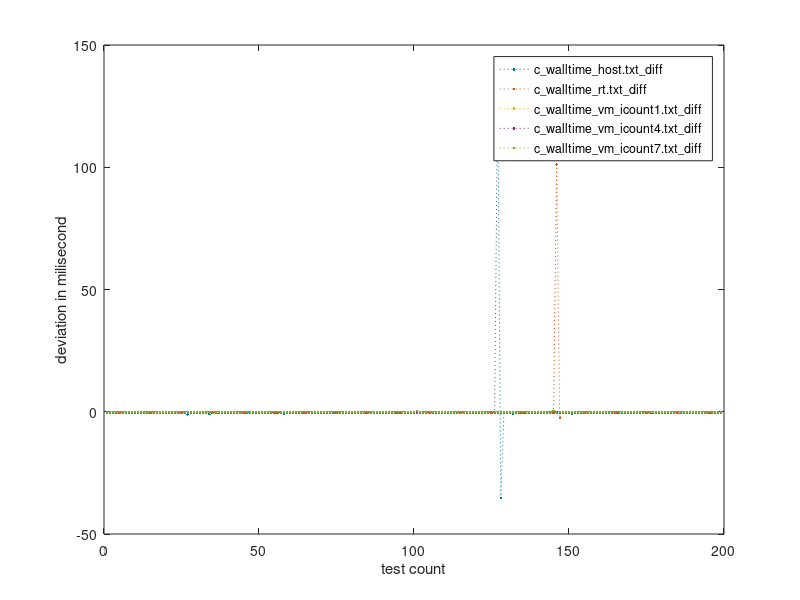

Write MATLAB code to recreate this figure.
y=[
-0.556248, -0.480130, -0.516746, -0.500826, -0.483712, -0.501224, -0.490180, -0.520726, -0.492170, -0.500130, -0.502816, -0.502319, -0.503314, -0.478837, -0.520627, -0.475056, -0.508886, -0.501324, -0.505503, -0.501821, -0.494259, -0.374859, -0.516846, -0.479235, -0.505901, -0.059841, -1.065789, -0.373566, -0.618436, -0.511672, -0.487891, -0.490279, 0.011501, -1.025292, -0.499931, -0.388988, -0.616147, -0.387098, -0.597839, -0.494956, -0.502219, -0.498239, -0.506100, -0.501324, -0.474956, -0.522617, -0.391575, -0.608088, -0.502219, -0.387695, -0.618137, -0.506299, -0.497543, -0.378541, -0.497941, -0.610973, -0.369187, -0.640823, -0.484409, -0.495652, -0.517144, -0.499135, -0.499234, -0.507493, -0.495354, -0.496946, -0.505901, -0.489981, -0.506199, -0.475951, -0.521622, -0.487394, -0.513861, -0.479533, -0.525701, -0.495354, -0.489185, -0.502319, -0.477245, -0.529084, -0.497045, -0.487394, -0.511871, -0.502816, -0.505105, -0.496548, -0.474061, -0.509781, -0.514856, -0.501523, -0.487991, -0.504508, -0.461623, -0.538139, -0.491473, -0.514756, -0.500627, -0.497145, -0.499533, -0.503413, -0.480429, -0.516348, -0.485802, -0.509582, -0.498438, -0.506299, -0.489085, -0.512169, -0.497742, -0.500926, -0.476449, -0.496448, -0.517443, -0.500130, -0.490578, -0.508189, -0.501324, -0.500130, -0.482717, -0.507393, -0.508587, -0.492866, -0.502418, -0.483513, -0.525104, -0.497742, 133.882843, -35.368606, -0.506299, -0.493165, -0.053672, -0.960020, -0.484409, -0.513662, -0.392769, -0.587093, -0.515950, -0.488488, -0.505801, -0.509085, -0.488488, -0.511771, -0.492866, -0.493961, -0.512368, -0.481324, -0.502120, -0.482518, -0.534059, -0.125113, -0.866689, -0.481125, -0.510080, -0.515950, -0.476648, -0.492070, -0.529582, -0.503015, -0.482120, -0.514955, -0.495453, -0.500329, -0.484210, -0.510279, -0.483115, -0.524308, -0.500627, -0.498438, -0.493762, -0.509682, -0.488289, -0.497841, -0.498836, -0.500528, -0.506000, -0.380133, -0.616645, -0.487692, -0.503911, -0.508687, -0.488389, -0.507294, -0.503115, -0.499234, -0.481523, -0.514856, -0.501423, -0.511672, -0.486200, -0.496846, -0.508886, -0.489384, -0.497443, -0.500727, -0.503712, -0.513662, -0.475653, -0.515254, -0.505801;
-0.543901, -0.502509, -0.497434, -0.479425, -0.517633, -0.493454, -0.511066, -0.487982, -0.499325, -0.504996, -0.502011, -0.502310, -0.501414, -0.495345, -0.495146, -0.508081, -0.492758, -0.498927, -0.497036, -0.491763, -0.520817, -0.478629, -0.509872, -0.502509, -0.510170, -0.495942, -0.498031, -0.481216, -0.518528, -0.503305, -0.494748, -0.478828, -0.522210, -0.497534, -0.501514, -0.487783, -0.499126, -0.512359, -0.488877, -0.512061, -0.500419, -0.491365, -0.505195, -0.503603, -0.497235, -0.485494, -0.502608, -0.508678, -0.497932, -0.505892, -0.496041, -0.505593, -0.501315, -0.459823, -0.531563, -0.482609, -0.526289, -0.489574, -0.511663, -0.496837, -0.490967, -0.509474, -0.482111, -0.515742, -0.501812, -0.439426, -0.538627, -0.516837, -0.484897, -0.517434, -0.495444, -0.495345, -0.486091, -0.520120, -0.499325, -0.496738, -0.501912, -0.499723, -0.505394, -0.490370, -0.494947, -0.497434, -0.496539, -0.512757, -0.507981, -0.488579, -0.504200, -0.495743, -0.499325, -0.504897, -0.506190, -0.495046, -0.504698, -0.480917, -0.509971, -0.507882, -0.488479, -0.508180, -0.505295, -0.486887, -0.509673, -0.484599, -0.516240, -0.491564, -0.507384, -0.489076, -0.510270, -0.499623, -0.493554, -0.508180, -0.492061, -0.498230, -0.493653, -0.501315, -0.492658, -0.508081, -0.493753, -0.506688, -0.500021, -0.502011, -0.502608, -0.483803, -0.515145, -0.486290, -0.505494, -0.496041, -0.516439, -0.495743, -0.485693, -0.497434, -0.518429, -0.480917, -0.523006, -0.482012, -0.506290, -0.502111, -0.507782, -0.486589, -0.512160, -0.487783, -0.512956, -0.494549, -0.506489, -0.486788, -0.511165, 101.092346, -2.579376, -0.509076, -0.490867, -0.511762, -0.485395, -0.515742, -0.473853, -0.513155, -0.509474, -0.495842, -0.489872, -0.496340, -0.513155, -0.499723, -0.488579, -0.516936, -0.500519, -0.499225, -0.488181, -0.499524, -0.493255, -0.513951, -0.489972, -0.501713, -0.511862, -0.486191, -0.513354, -0.485096, -0.510469, -0.494748, -0.497534, -0.509474, -0.494648, -0.502907, -0.497633, -0.495146, -0.499026, -0.486191, -0.502509, -0.520021, -0.496141, -0.489972, -0.517235, -0.499822, -0.493056, -0.494350, -0.498628, -0.505295, -0.485295, -0.509573, -0.503404, -0.497036, -0.497832;
-0.000298, 0.000002, 0.000002, -0.000098, 0.000002, 0.000102, 0.000002, 0.000002, 0.000002, 0.000002, 0.000002, 0.000002, 0.000002, 0.000002, 0.000002, 0.000002, 0.000002, 0.000002, 0.000002, 0.000002, 0.000002, 0.000002, 0.000002, 0.000002, 0.000002, 0.000002, 0.000002, 0.000002, 0.000002, 0.000002, -0.000098, 0.000102, -0.000098, 0.000102, -0.000098, 0.000102, 0.000002, 0.000002, -0.000098, 0.000102, 0.000002, 0.000002, 0.000002, 0.000002, 0.000002, 0.000002, 0.000002, 0.000002, 0.000002, 0.000002, 0.000002, 0.000002, 0.000002, 0.000002, -0.000098, 0.000002, 0.000002, 0.000102, 0.000002, 0.000002, 0.000002, 0.000002, -0.000098, 0.000002, 0.000002, 0.000102, 0.000002, 0.000002, 0.000002, 0.000002, 0.000002, 0.000002, 0.000002, 0.000002, 0.000002, 0.000002, 0.000002, 0.000002, 0.000002, 0.000002, 0.000002, 0.000002, 0.000002, 0.000002, 0.000002, 0.000002, -0.000098, 0.000102, 0.000002, 0.000002, -0.000098, 0.000102, -0.000098, 0.000102, -0.000098, 0.000102, 0.000002, 0.000002, -0.000098, 0.000102, 0.000002, 0.000002, 0.000002, 0.000002, 0.000002, 0.000002, 0.000002, 0.000002, 0.000002, 0.000002, -0.000098, 0.000102, 0.000002, 0.000002, -0.000098, 0.000002, 0.000002, 0.000102, 0.000002, 0.000002, 0.000002, 0.000002, 0.000002, -0.000098, 0.000002, 0.000102, 0.000002, 0.000002, 0.000002, 0.000002, 0.000002, 0.000002, 0.000002, 0.000002, 0.000002, 0.000002, 0.000002, 0.000002, 0.000002, 0.000002, 0.000002, 0.000002, 0.000002, 0.000002, 0.000002, 0.000002, -0.000098, 0.000102, 0.000002, 0.000002, -0.000098, 0.000102, 0.000002, 0.002202, -0.002298, 0.000102, 0.000002, 0.000002, 0.000002, 0.000002, 0.000002, 0.000002, 0.000002, 0.000002, 0.000002, 0.000002, 0.000002, 0.000002, 0.000002, 0.000002, 0.000002, 0.000002, 0.000002, 0.000002, -0.000098, 0.000002, 0.000002, 0.000102, 0.000002, 0.000002, 0.000002, 0.000002, -0.000098, 0.000102, -0.000098, 0.000102, 0.000002, 0.000002, 0.000002, 0.000002, 0.000002, 0.000002, 0.000002, 0.000002, 0.000002, 0.000002, 0.000002, 0.000002, 0.000002;
-0.002985, 0.000015, 0.000015, 0.000115, -0.000085, 0.000115, -0.000085, 0.000015, 0.000015, 0.000015, 0.000015, 0.000015, 0.000015, 0.000015, 0.000015, 0.000015, 0.000015, 0.000015, 0.000015, 0.000015, 0.000015, 0.000015, 0.000015, 0.000015, 0.000015, 0.000015, 0.000015, 0.000015, 0.000015, 0.000015, 0.000115, -0.000085, -0.000085, 0.000215, 0.000015, -0.000085, 0.000015, 0.000015, 0.000015, 0.000015, 0.000015, 0.000015, 0.000015, 0.000015, 0.000015, 0.000015, 0.000015, 0.000015, 0.000015, 0.000015, 0.000015, 0.000015, 0.000015, 0.000015, 0.000015, 0.000015, 0.000015, 0.000015, 0.000015, 0.000015, 0.000015, 0.000015, 0.000015, 0.000115, -0.000085, 0.000115, -0.000085, 0.000015, 0.000015, 0.000015, 0.000015, 0.000015, 0.000015, 0.000015, 0.000015, 0.000015, 0.000015, 0.000015, 0.000015, 0.000015, 0.000015, 0.000015, 0.000015, 0.000015, 0.000015, 0.000015, 0.000015, 0.000015, 0.000015, 0.000015, 0.000115, -0.000085, 0.000015, 0.000215, -0.000085, -0.000085, 0.000015, 0.000015, 0.000015, 0.000015, 0.000015, 0.000015, 0.000015, 0.000015, 0.000015, 0.000015, 0.000015, 0.000015, 0.000015, 0.000015, 0.000015, 0.000015, 0.000015, 0.000015, 0.000015, 0.000015, 0.000015, 0.000015, 0.000015, 0.000015, 0.000015, 0.000015, 0.000115, -0.000085, 0.000015, 0.000115, -0.000085, 0.000015, 0.000015, 0.000015, 0.000015, 0.000015, 0.000015, 0.000015, 0.000015, 0.000015, 0.000015, 0.000015, 0.000015, 0.000015, 0.000015, 0.000015, 0.000015, 0.000015, 0.000015, 0.000015, 0.000015, 0.000015, 0.000015, 0.000015, 0.000015, 0.000115, -0.000085, -0.000085, 0.000115, -0.000085, 0.000115, 0.000015, 0.000015, 0.000015, 0.000015, 0.000015, 0.000015, 0.000015, 0.000015, 0.000015, 0.000015, 0.000015, 0.000015, 0.000015, 0.000015, 0.000015, 0.000015, 0.000015, 0.000015, 0.000015, 0.000015, 0.000015, 0.000015, 0.000015, 0.000015, 0.000015, 0.000115, 0.000015, -0.000085, 0.000015, 0.000115, -0.000185, 0.000115, 0.000015, 0.000015, 0.000015, 0.000015, 0.000015, 0.000015, 0.000015, 0.000015, 0.000015, 0.000015;
-0.024275, 0.000125, -0.000175, 0.000825, 0.000225, 0.000125, -0.001075, 0.001125, -0.000175, 0.000125, -0.000275, 0.001025, 0.000125, 0.000025, -0.000775, 0.000825, -0.000075, 0.000125, 0.000025, 0.000525, -0.000575, 0.001025, -0.000875, 0.000725, 0.000025, 0.000125, 0.000025, 0.000525, -0.000275, 0.000225, 0.000025, 0.000625, -0.000075, 0.000425, -0.000875, 0.000925, -0.000375, 0.000325, 0.000025, 0.000625, 0.000125, 0.000025, -0.000575, 0.000425, 0.000625, 0.000025, -0.000675, 0.000925, -0.000175, -0.000075, 0.000225, 0.000725, 0.000825, -0.001375, 0.000925, 0.000025, 0.000125, 0.000125, -0.000875, 0.001025, 0.000325, 0.000025, -0.000875, 0.001025, -0.000175, 0.000125, -0.000175, 0.000925, 0.000025, 0.000225, -0.000875, 0.000825, -0.000075, 0.000125, 0.000025, 0.000425, 0.000425, 0.000125, -0.000875, 0.000925, 0.000325, 0.000125, 0.000825, -0.000975, 0.000525, 0.000125, -0.000875, 0.000925, -0.000275, 0.000225, 0.000025, 0.000625, -0.000075, 0.000425, -0.000875, 0.000925, -0.000375, 0.000325, 0.000025, 0.000625, 0.213325, -0.213175, -0.000575, 0.000425, 0.000625, -0.000075, -0.000575, 0.000925, -0.000175, -0.000075, 0.000225, 0.000725, 0.000125, -0.000875, 0.001025, 0.000125, 0.000125, 0.000125, -0.000875, 0.001025, -0.000175, 0.000125, -0.000175, 0.000925, 0.000125, 0.000125, -0.001075, 0.001125, -0.000175, 0.000125, 0.000025, 0.000525, 0.000325, 0.000025, -0.000775, 0.000725, 0.000025, 0.000125, 0.000025, 0.000525, 0.000325, 0.000125, -0.000775, 0.000025, 0.251825, -0.251175, 0.000725, 0.000025, -0.000075, 0.000425, -0.000875, 0.000925, -0.000375, 0.000325, 0.000025, 0.000625, -0.000075, 0.000325, -0.000775, 0.000925, -0.000175, 0.000025, 0.000125, 0.000125, 0.000625, -0.000075, -0.000575, 0.000925, -0.000175, -0.000075, 0.000225, 0.000625, 0.000125, 0.000125, -0.000875, 0.000225, 0.000425, 0.000225, 0.000625, 0.000225, 0.000125, 0.000025, -0.000875, 0.001025, -0.000175, 0.000125, 0.000025, 0.000525, 0.000225, 0.000225, -0.000875, 0.000725, 0.000025, 0.000125, 0.000025, 0.000425, 0.000425, 0.000125, -0.000875;
];
x=1:199 ;
plot(x,y,':.');
legend('c\_walltime\_host.txt\_diff','c\_walltime\_rt.txt\_diff','c\_walltime\_vm\_icount1.txt\_diff','c\_walltime\_vm\_icount4.txt\_diff','c\_walltime\_vm\_icount7.txt\_diff');
xlabel('test count');
ylabel('deviation in milisecond');